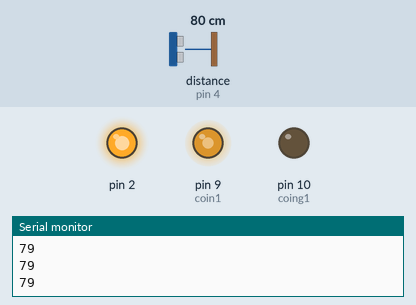
Recording of a sketch running on a simulated Arduino Uno, built with avr-gcc and run on an emulated ATmega328P. Parts: output pins drawn as LEDs (lit = HIGH), the last lines printed to the serial monitor. Wiring (inferred from the names in the program): ultrasonic range finder: trigger pin 5; echo pin 4. Dashed ring = blinking. The inputs (shaded band) are chosen by the test bench; at power-on: distance to the obstacle (sensor on pin 4) 80 cm. The echo pulse lasts 58.3 µs per cm; pins used as bus, display or sensor lines are not drawn.

Above: at 1.2 s.
1.3 s: distance to the obstacle (sensor on pin 4) set to 9 cm
At 1.41 s:
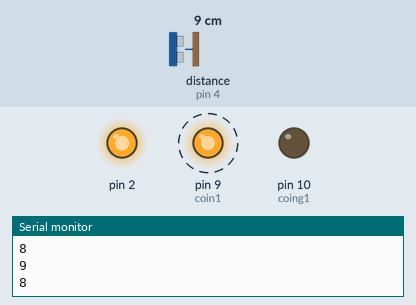
4.3 s: distance to the obstacle (sensor on pin 4) set to 250 cm
At 4.3 s:
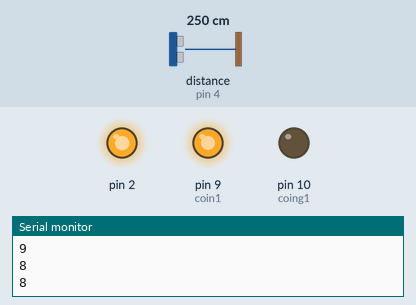
6.2 s: distance to the obstacle (sensor on pin 4) set to 35 cm
At 6.8 s:
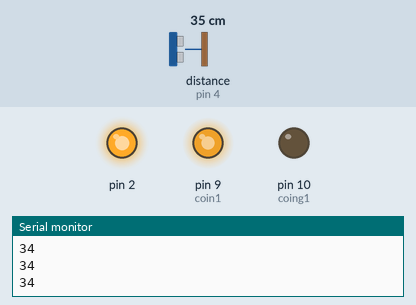
Timing chart, 0 to 9.2 s (numbered marks = the images above; inputs shaded):
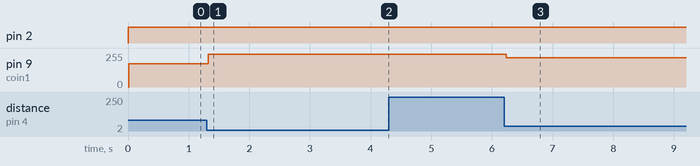

Measured:
- after the input at 1.3 s, pin 9 (coin1): alternates 245/255 for 0.08 s and 244/255 for 0.01 s, starting at once
- after the input at 4.3 s, pin 9 (coin1): stops changing and stays 245/255
- after the input at 6.2 s, pin 9 (coin1): 245/255 → 219/255 at once

The sketch:

left_side_complete.ino
```cpp
#define trigPin1 5
#define echoPin1 4
#define coin1 9

int i = 0;

int fadeValue1 ;
int cm1;
int coing1 = 10;
int coing2 = 7;

void setup() {
  Serial.begin (9600);

  pinMode(trigPin1, OUTPUT);
  pinMode(echoPin1, INPUT);
  pinMode(coin1, OUTPUT);
    pinMode(coing1, OUTPUT);
    pinMode(2, OUTPUT);
}

void loop() {
  digitalWrite(coing1,LOW);
  digitalWrite(coing2,LOW);
  digitalWrite(2,HIGH);
  long duration1, distance1;
  digitalWrite(trigPin1, LOW);  // Added this line
  delayMicroseconds(2); // Added this line
  digitalWrite(trigPin1, HIGH);
//  delayMicroseconds(1000); - Removed this line
  delayMicroseconds(10); // Added this line
  digitalWrite(trigPin1, LOW);
  duration1 = pulseIn(echoPin1, HIGH);
  distance1 = (duration1/2) / 29.1;
 delay(10);


  if (distance1 >= 250 || distance1 <= 0){
    Serial.println("Out of range");
  }
  else {


      cm1 = 250 - distance1;

  fadeValue1 = map(cm1 , 0, 250, 0, 254);


  analogWrite(coin1, fadeValue1);  // Writes the fadeValue to pin 9
    Serial.println(distance1);
   // Serial.print("\t");
     //   Serial.println(fadeValue1);
      //Serial.println(i);
  }


 i++;
}
```
